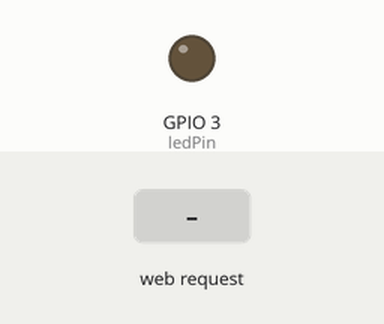
The sketch below on a simulated ESP8266 (NodeMCU). On the bench: output pins drawn as LEDs (lit = HIGH). The test bench sets the inputs (shaded band). WiFi joins after 1.5 s; servers stay silent unless stated; what the sketch prints to the serial monitor is not drawn.

Above: at 2.7 s.
2.8 s: HTTP request GET /LED=ON received
At 3.2 s:
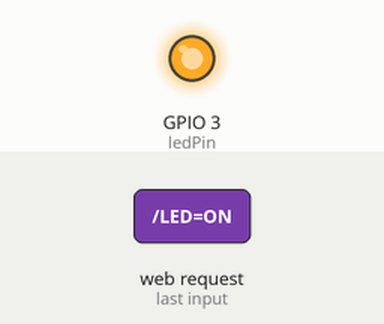
4.3 s: HTTP request GET /LED=OFF received
At 5.5 s:
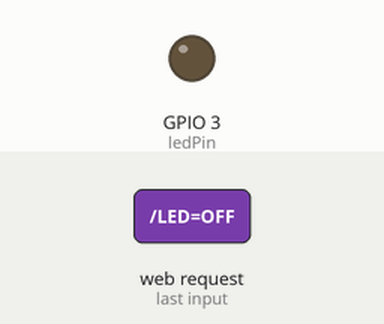
Timing chart, 0 to 7.3 s (numbered marks = the images above; inputs shaded):
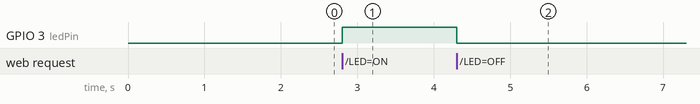

The sketch:

wifi_test.ino
```cpp
#include <ESP8266WiFi.h>

const char* ssid = "To Hani Living"; //your WiFi Name
const char* password = "welcometohani";  //Your Wifi Password
int ledPin = 03;
WiFiServer server(80);
void setup() {
  Serial.begin(115200);
  delay(10);
  pinMode(ledPin, OUTPUT);
  digitalWrite(ledPin, LOW);
  Serial.println();
  Serial.println();
  Serial.print("Connecting to ");
  Serial.println(ssid);
  WiFi.begin(ssid, password);
  while (WiFi.status() != WL_CONNECTED) {
    delay(500);
    Serial.print(".");
  }
  Serial.println("");
  Serial.println("WiFi connected");
  server.begin();
  Serial.println("Server started");
  Serial.print("Use this URL to connect: ");
  Serial.print("http://");
  Serial.print(WiFi.localIP());
  Serial.println("/");
}

void loop() {
  WiFiClient client = server.available();
  if (!client) {
    return;
  }
  Serial.println("new client");
  while(!client.available()){
    delay(1);
  }
  String request = client.readStringUntil('\r');
  Serial.println(request);
  client.flush();
  int value = LOW;
  if (request.indexOf("/LED=ON") != -1)  {
    digitalWrite(ledPin, HIGH);
    value = HIGH;
  }
  if (request.indexOf("/LED=OFF") != -1)  {
    digitalWrite(ledPin, LOW);
    value = LOW;
  }
  client.println("HTTP/1.1 200 OK");
  client.println("Content-Type: text/html");
  client.println("");
  client.println("");
  client.println("");
  client.print("Led is : ");
  if(value == HIGH) {
    client.print("On");
  } else {
    client.print("Off");
  }  client.println("");
client.println(" On ");
   client.println(" Off ");
  client.println(" ");
     delay(1);
   Serial.println("Client disonnected");
  Serial.println("");   }
//code copied from link
```

Measured:
- after the input at 2.8 s, GPIO 3 (ledPin): LOW → HIGH at once
- after the input at 4.3 s, GPIO 3 (ledPin): HIGH → LOW at once
